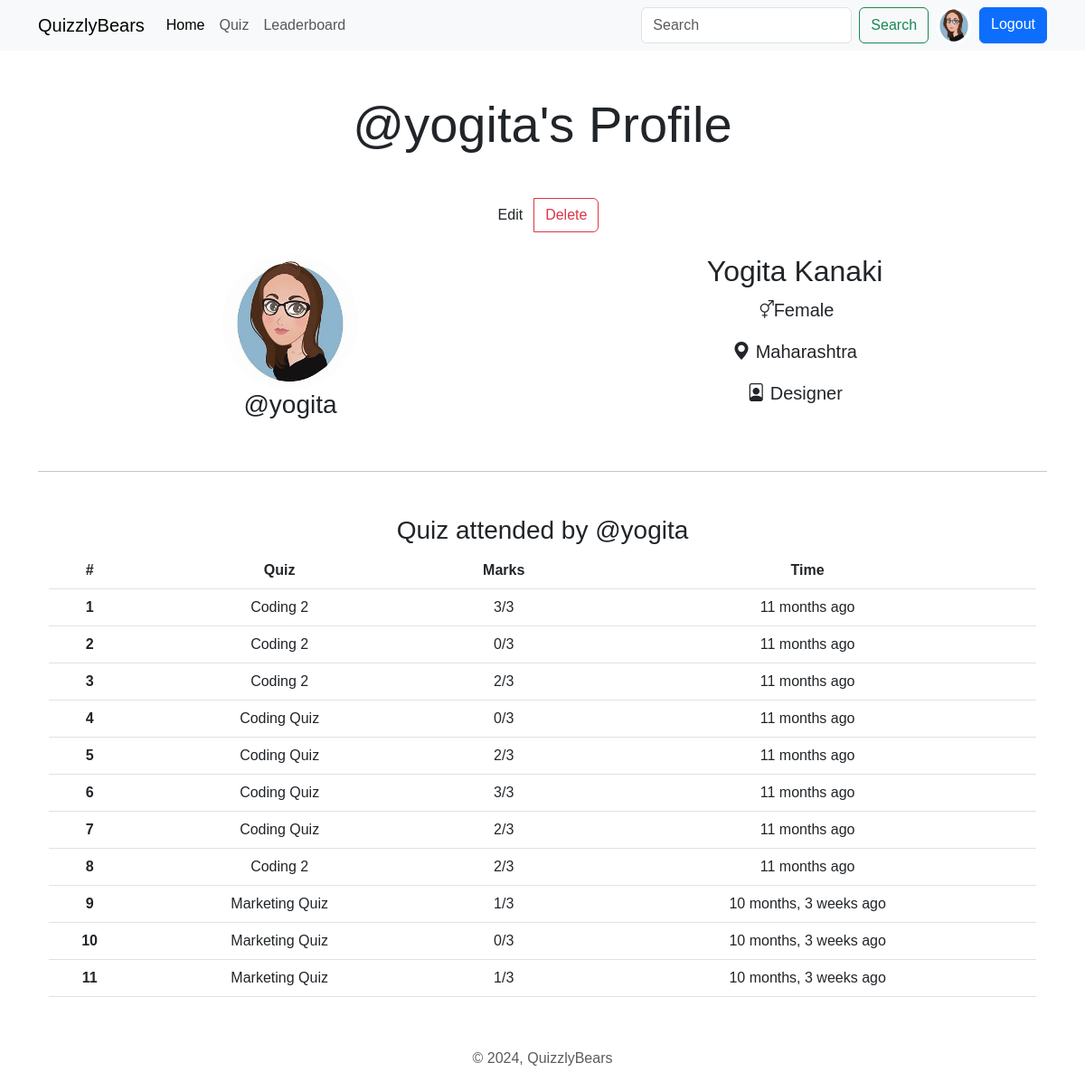
Page /user/profile/yogita (signed in) on the committed database.
### account/models.py (models this page shows, shortened)
class Profile(models.Model):
    user=models.OneToOneField(User,on_delete=models.CASCADE,null=True,verbose_name='User Object')
    bio=models.TextField(blank=True,null=True)
    profile_img=models.ImageField(upload_to='profile_images',default='user.png',blank=True,null=True,verbose_name='Profile Pic')
    location=models.CharField(max_length=100,blank=True,null=True)
    GENDER=(
        ('Male','Male'),
        ('Female','Female'),
        ('Other','Other'),
    )
    gender=models.CharField(max_length=6,choices=GENDER,blank=True,null=True)

### quiz/models.py (models this page shows, shortened)
class QuizSubmission(models.Model):
    user=models.ForeignKey(User,on_delete=models.CASCADE)
    quiz=models.ForeignKey(Quiz,on_delete=models.CASCADE)
    score=models.IntegerField()
    submitted_at=models.DateTimeField(auto_now_add=True)

class Quiz(models.Model):
    title=models.CharField(max_length=255)
    description=models.TextField()
    category=models.ForeignKey(Category,on_delete=models.CASCADE)
    quiz_file=models.FileField(upload_to='quiz/')
    created_at=models.DateTimeField(auto_now_add=True)
    updated_at=models.DateTimeField(auto_now=True)
    class Meta:
        verbose_name_plural='Quizzes'

class Question(models.Model):
    quiz=models.ForeignKey(Quiz,on_delete=models.CASCADE)
    text=models.TextField()

### account/views.py (the view)
# urls.py: path('profile/<str:username>',views.profile,name='profile'),
@login_required(login_url='login')
def profile(request,username):
    user_object2=User.objects.get(username=username)
    user_profile2=Profile.objects.get(user=user_object2)
    user_object=User.objects.get(username=request.user)
    user_profile=Profile.objects.get(user=user_object)
    submissions = QuizSubmission.objects.filter(user=user_object2)
    context={"user_profile":user_profile,"user_profile2":user_profile2,"submissions":submissions}
    return render(request,"profile.html",context)

### templates/profile.html (shortened to what this page needs)
{% extends 'index.html' %}
{% block content %}
    <h1 class="display-4 text-center my-5">@{{user_profile2.user.username}}'s Profile</h1>
    <div class="container text-center">
        {% if request.user.username == user_profile2.user.username %}
        <div class="btn-group" role="group" aria-label="Basic mixed styles example">
            <a href="{% url 'edit_profile' %}" type="button" class="btn btn=outline-primary">Edit</a>
            <a href="{% url 'delete_profile' %}" type="button" class="btn btn-outline-danger">Delete</a>
        </div>
        {% endif %}
        <div class="container text-center my-4">
            <div class="row row-cols-sm-1 row-cols-md-2">
                <div class="col-12">
                    <img src="{{user_profile2.profile_img.url}}" alt="user-profile" class="rounded-circle" width="150" height="150">
                    <h2 class="fs-3">@{{user_profile2.user.username}}</h2>
                </div>
                <div class="col-12">
                    <h2>{{user_profile2.user.first_name|default:'Full Name Not Available'}} {{user_profile2.user.last_name}}</h2>
                    <p class="fs-5"><i class="bi bi-gender-ambiguous"></i>{{user_profile2.gender|default:'Gender Not Available'}}</p>
                    <p class="fs-5"><i class="bi bi-geo-alt-fill"></i> {{user_profile2.location|default:'Location Not Available'}}</p>
                    <p class="fs-5"><i class="bi bi-file-person"></i> {{user_profile2.bio|default:'Bio Not Available'}}</p>
                </div>
            </div>
        </div>
        <hr class="my-5">
        <div class="container">
            <div class="row row-cols-sm-1 row-cols-md-1 row-cols-lg-1">
                <div class="col-12">
                    <h3>Quiz attended by @{{user_profile2.user.username}}</h3>
                    <table class="table">
                        <thead>
                            <tr>
                                <th scope="col">#</th>
                                <th scope="col">Quiz</th>
                                <th scope="col">Marks</th>
                                <th scope="col">Time</th>
                            </tr>
                        </thead>
                        <tbody>
                            {% for submission in submissions %}
                            <tr>
                                <th scope="row">{{forloop.counter}}</th>
                                <td title="{{submission.quiz.title}}">{{submission.quiz.title|truncatewords:6}}</td>
                                <td>{{submission.score}}/{{submission.quiz.question_set.all|length}}</td>
                                <td>{{submission.submitted_at|timesince}} ago</td>
                            </tr>
                            {% endfor %}
                        </tbody>
                    </table>
                </div>
            </div>
        </div>
    </div>
{% endblock content %}

### templates/components/navbar.html (shortened to what this page needs)
<nav class="navbar navbar-expand-lg bg-body-tertiary d-none d-lg-block">
    <div class="container">
        <a class="navbar-brand" href="{% url 'home' %}">QuizzlyBears</a>
        <div class="collapse navbar-collapse" id="navbarSupportedContent">
            <ul class="navbar-nav me-auto mb-2 mb-lg-0">
                <li class="nav-item">
                    <a class="nav-link active" aria-current="page" href="{% url 'home' %}">Home</a>
                </li>
                <li class="nav-item">
                    <a class="nav-link" href="{% url 'all_quiz' %}">Quiz</a>
                </li>
                <li class="nav-item">
                    <a class="nav-link" href="{% url 'leaderboard' %}">Leaderboard</a>
                </li>
            </ul>
            <form class="d-flex" role="search" action="{% url 'search_users' %}">
                <input class="form-control me-2" type="search" name="q" placeholder="Search" aria-label="Search">
                <button class="btn btn-outline-success" type="submit">Search</button>
                {% if request.user.is_authenticated %}
                <a href="{% url 'profile' request.user.username %}" data-bs-toggle="tooltip" data-bs-placement="bottom" data-bs-title="@{{request.user.username}}" class="mx-2">
                    <img src="{{user_profile.profile_img.url}}" class="rounded-circle" width="40" height="40" alt="profile_img">
                </a>
                <a href="{% url 'logout' %}" class="btn btn-primary">Logout</a>
                {% else %}
                <a href="{% url 'login' %}" class="btn btn-primary ms-2">Login</a>
                {% endif %}
            </form>
        </div>
    </div>
</nav>

### static/css/style.css (style rules this page uses)
* { font-family:Arial, Helvetica, sans-serif; }

### rows in the picture
Profile: profile_img (picture), user.username "yogita", user.first_name "Yogita", user.last_name "Kanaki", gender "Female", location "Maharashtra", bio "Designer"
QuizSubmission: quiz "Coding 2", score "3", quiz.question_set.all|length "3", submitted_at "11 months"
QuizSubmission: quiz "Coding 2", score "0", quiz.question_set.all|length "3", submitted_at "11 months"
QuizSubmission: quiz "Coding 2", score "2", quiz.question_set.all|length "3", submitted_at "11 months"
QuizSubmission: quiz "Coding Quiz", score "0", quiz.question_set.all|length "3", submitted_at "11 months"
QuizSubmission: quiz "Coding Quiz", score "2", quiz.question_set.all|length "3", submitted_at "11 months"
QuizSubmission: quiz "Coding Quiz", score "3", quiz.question_set.all|length "3", submitted_at "11 months"
QuizSubmission: quiz "Coding Quiz", score "2", quiz.question_set.all|length "3", submitted_at "11 months"
QuizSubmission: quiz "Coding 2", score "2", quiz.question_set.all|length "3", submitted_at "11 months"
QuizSubmission: quiz "Marketing Quiz", score "1", quiz.question_set.all|length "3", submitted_at "10 months, 3 weeks"
QuizSubmission: quiz "Marketing Quiz", score "0", quiz.question_set.all|length "3", submitted_at "10 months, 3 weeks"
QuizSubmission: quiz "Marketing Quiz", score "1", quiz.question_set.all|length "3", submitted_at "10 months, 3 weeks"
